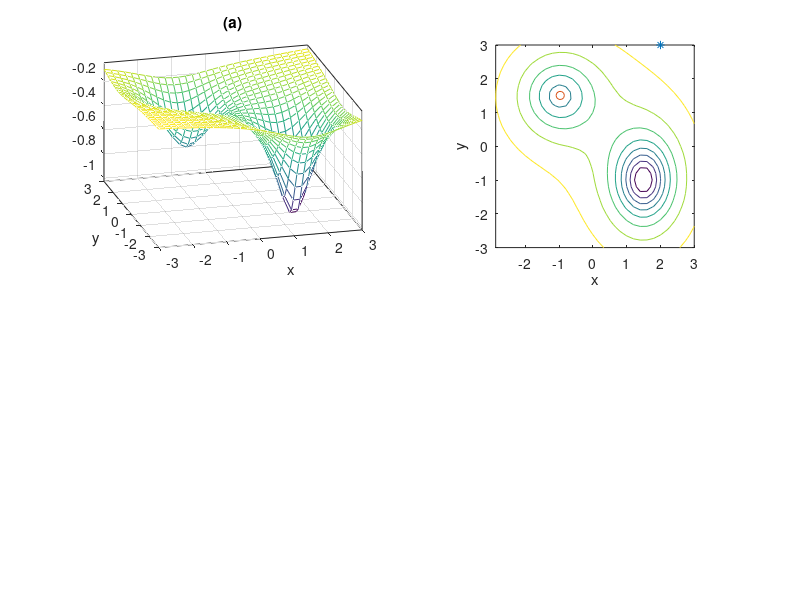

The MATLAB source for this figure: (Note: this script raises an error after producing the figure.)
% Illustration of gradient descent.
% J.-S. Roger Jang, June 1993

a=1;b=1;c=1;d=-1;e=1;
xx=-3:.2:3;
yy=-3:.2:3;
[x,y]=meshgrid(xx,yy);
cx1 = 1.5; cy1 = -1; % center for the first bowl
z1 = (1+2*(x-cx1).^2+(y-cy1).^2).^(-1);
cx2 = -1; cy2 = 1.5; % center for the second bowl
z2 = (1+(x-cx2).^2+(y-cy2).^2).^(-1);
z = -(z1+0.6*z2);

subplot(221);
mesh(x, y, z);
axis([-inf inf -inf inf -inf inf]);
view([-15, 30]); set(gca, 'box', 'on');
xlabel('x'); ylabel('y'); title('(a)');

subplot(222);
contour(x, y, z, 8);
axis image;
hold on;
%[px, py] = gradient(z,.2,.2);
%quiver(x, y, -px, -py); 
xlabel('x'); ylabel('y');

x0 = 2; y0 = 3;
leng = 301;
kappa = 0.02;
position = zeros(leng, 2);
position(1,1) = x0; position(1,2) = y0;
for i = 2:leng,
	x = position(i-1,1);
	y = position(i-1,2);
	dz1_dx = -4*(x-cx1)/(1+2*(x-cx1)^2+(y-cy1)^2)^2;
	dz1_dy = -2*(y-cy1)/(1+2*(x-cx1)^2+(y-cy1)^2)^2;
	dz2_dx = -2*(x-cx2)/(1+(x-cx2)^2+(y-cy2)^2)^2;
	dz2_dy = -2*(y-cy2)/(1+(x-cx2)^2+(y-cy2)^2)^2;
	grad = -[dz1_dx+0.6*dz2_dx dz1_dy+0.6*dz2_dy];
	position(i,:)=position(i-1,:)-kappa*grad/norm(grad);
end
plot(x0, y0, '*');
plot(position(leng, 1), position(leng, 2), 'o');
%plot(position(:,1), position(:,2), '--');
new_pos = position(1:10:leng, :);
arrow(new_pos(:,1), new_pos(:,2), 0.6);

x0 = 2.5; y0 = 3;
leng = 301;
kappa = 0.02;
position = zeros(leng, 2);
position(1,1) = x0; position(1,2) = y0;
for i = 2:leng,
	x = position(i-1,1);
	y = position(i-1,2);
	dz1_dx = -4*(x-cx1)/(1+2*(x-cx1)^2+(y-cy1)^2)^2;
	dz1_dy = -2*(y-cy1)/(1+2*(x-cx1)^2+(y-cy1)^2)^2;
	dz2_dx = -2*(x-cx2)/(1+(x-cx2)^2+(y-cy2)^2)^2;
	dz2_dy = -2*(y-cy2)/(1+(x-cx2)^2+(y-cy2)^2)^2;
	grad = -[dz1_dx+0.6*dz2_dx dz1_dy+0.6*dz2_dy];
	position(i,:)=position(i-1,:)-kappa*grad/norm(grad);
end
plot(x0, y0, '*');
plot(position(leng, 1), position(leng, 2), 'o');
%plot(position(:,1), position(:,2), '--');
new_pos = position(1:10:leng, :);
arrow(new_pos(:,1), new_pos(:,2), 0.6);
title('(b)');

hold off;
